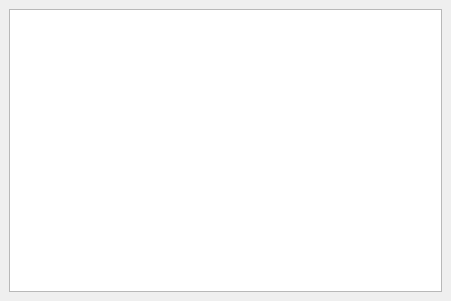
<?xml version="1.0" encoding="UTF-8"?>
<!--
  - Copyright © 2024 Tim Herreijgers
  - Licensed using the MIT license
  -->

<ui version="4.0">
 <class>Windows::SettingsWindow</class>
 <widget class="QMainWindow" name="Windows::SettingsWindow">
  <property name="geometry">
   <rect>
    <x>0</x>
    <y>0</y>
    <width>451</width>
    <height>301</height>
   </rect>
  </property>
  <property name="windowTitle">
   <string>SettingsWindow</string>
  </property>
  <widget class="QWidget" name="centralwidget">
   <layout class="QGridLayout" name="gridLayout">
    <property name="spacing">
     <number>-1</number>
    </property>
    <item row="5" column="0">
     <widget class="Widgets::LogLevelWidget" name="debug_levels_table">
      <property name="selectionMode">
       <enum>QAbstractItemView::NoSelection</enum>
      </property>
      <property name="showGrid">
       <bool>false</bool>
      </property>
      <attribute name="horizontalHeaderVisible">
       <bool>true</bool>
      </attribute>
      <attribute name="horizontalHeaderHighlightSections">
       <bool>false</bool>
      </attribute>
      <attribute name="verticalHeaderVisible">
       <bool>false</bool>
      </attribute>
     </widget>
    </item>
   </layout>
  </widget>
 </widget>
 <customwidgets>
  <customwidget>
   <class>Widgets::LogLevelWidget</class>
   <extends>QTableView</extends>
   <header>widgets/log_level_widget.hpp</header>
  </customwidget>
 </customwidgets>
 <resources/>
 <connections/>
</ui>
